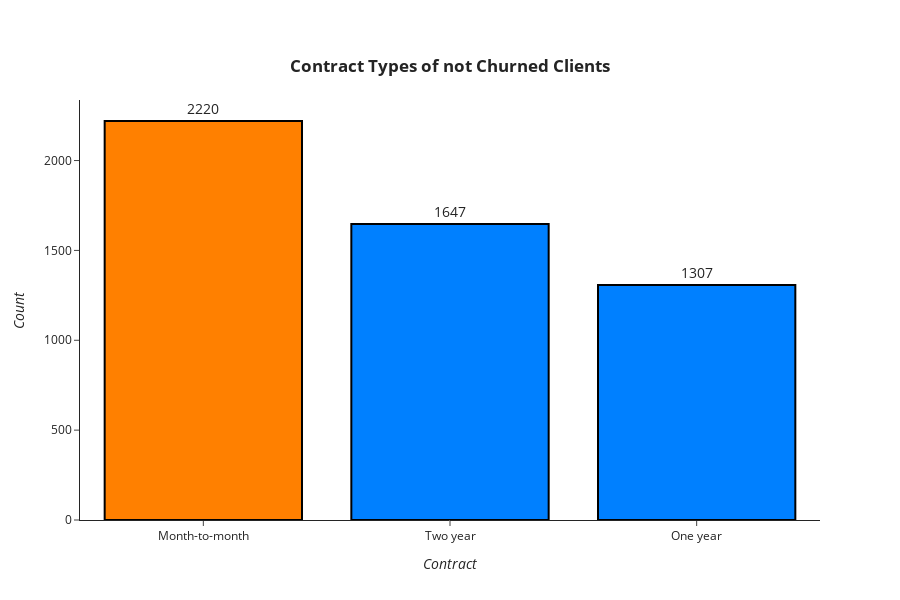

Notebook cell for this chart:
### Code cell
df_aux = dataset.query('Churn == "No"')
df_aux = df_aux["Contract"].value_counts()
bar_plot(df_aux, "<b>Contract Types of not Churned Clients</b>",
         "<i>Contract</i>", "<i>Count</i>")

### Figure 1 — Plotly figure (JSON) as saved in the notebook; plotly's stock layout.template omitted (floating-point values rounded to 4 significant figures)
{"data": [{"marker": {"color": ["#ff8000", "#0080ff", "#0080ff"], "line": {"color": "#000000", "width": 2}}, "text": [2220.0, 1647.0, 1307.0], "textfont": {"size": 14}, "textposition": "outside", "type": "bar", "x": ["Month-to-month", "Two year", "One year"], "y": [2220, 1647, 1307]}], "layout": {"autosize": false, "height": 600, "title": {"text": "<b>Contract Types of not Churned Clients</b>", "x": 0.5, "xanchor": "center", "y": 0.9, "yanchor": "top"}, "xaxis": {"title": {"text": "<i>Contract</i>"}}, "yaxis": {"automargin": true, "title": {"text": "<i>Count</i>"}}}}
